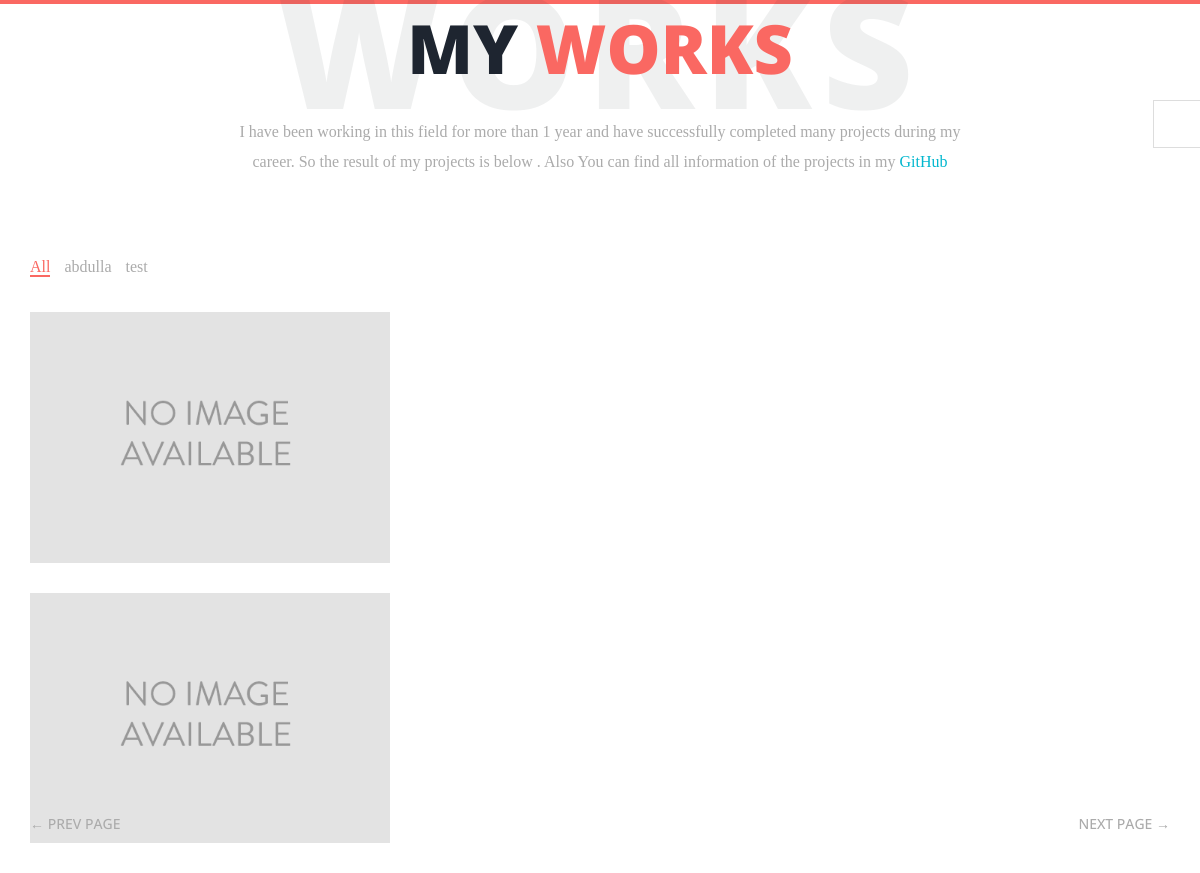
Page /works/ on the earlier database version.
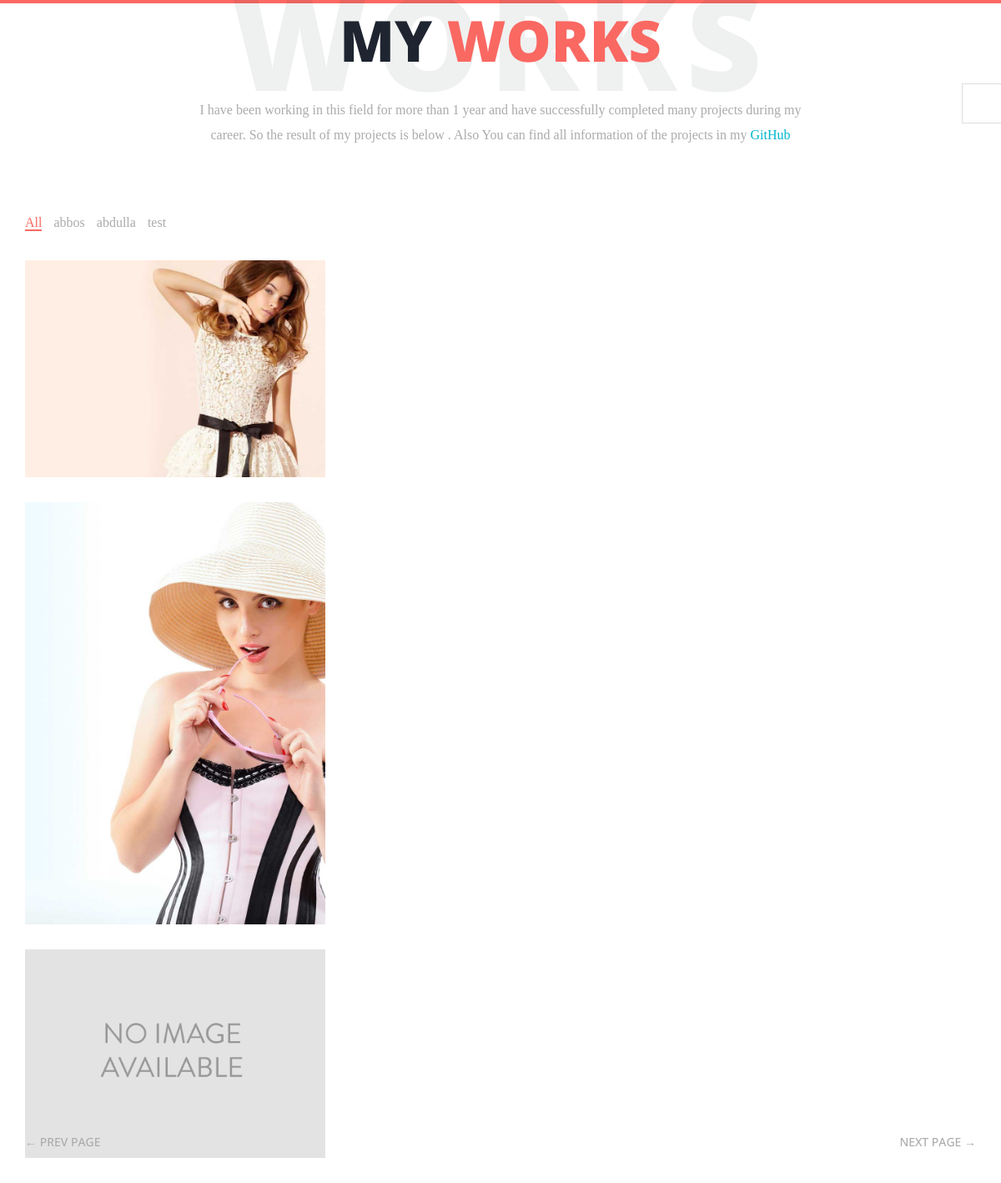
Same page on the later database version.
### portfolio/models.py (models this page shows, shortened)
class Category(models.Model):
    name = models.CharField(max_length=200)
    slug = models.CharField(max_length=200)
    created = models.DateTimeField(auto_now_add=True)
    updated = models.DateTimeField(auto_now=True)
    class Meta:
        ordering = ['-created']

class Work(models.Model):
    name = models.CharField(max_length=200)
    url = models.URLField(max_length=200)
    category = models.ForeignKey(Category, on_delete=models.CASCADE)
    image = models.ImageField(upload_to='work/%Y/%m/%d')
    description = models.TextField()
    created = models.DateTimeField(auto_now_add=True)
    updated = models.DateTimeField(auto_now=True)
    class Meta:
        ordering = ['-created']

### portfolio/views.py (the view)
# urls.py: path('works/', works, name='works'),
def works(request):
    categories = Category.objects.all()
    works = Work.objects.all()
    return render(request,
                  'works.html',
                  {'categories': categories,
                   'works': works})

### portfolio/templates/works.html (shortened to what this page needs)
{% extends 'base.html' %}
{% load static %}
{% block root %}
<main class="site-wrapper">
  <div class="pt-table">
    <div class="pt-tablecell page-works relative">
      <div class="container">
        <div class="row">
          <div class="col-xs-12 col-md-offset-1 col-md-10 col-lg-offset-2 col-lg-8">
            <div class="page-title text-center">
              <h2>My <span class="primary">works</span> <span class="title-bg">works</span></h2>
              <p>I have been working in this field for more than 1 year and have successfully completed many projects during my career. So the result of my projects is below . Also You can find all information of the projects in my
                  <a style='color: #02b7ce' href="https://github.com/abbos-rasulov">GitHub</a></p>
            </div>
          </div>
        </div>
        <div class="row">
          <div class="col-xs-12">
            <ul class="filter list-inline">
              <li><a href="#" class="active" data-filter="*">All</a></li>
                {% for category in categories %}
              <li><a href="#" data-filter=".{{ category.id }}">{{ category.name }}</a></li>
                {% endfor %}
            </ul>
          </div>
        </div>
          {% for work in works %}
        <div class="row isotope-gutter">
          <div class="col-xs-12 col-sm-6 col-md-4 {{ work.category.id }}">
            <figure class="works-item">
              <img src="{{ work.image.url }}" alt="Image">
            </figure>
          </div>
        </div>
                  {% endfor %}
      </div>
      <nav class="page-nav clear">
  <div class="container">
    <div class="flex flex-middle space-between">
      <span class="prev-page"><a href="{% url 'resume' %}" class="link">&larr; Prev Page</a></span>
      <span class="next-page"><a href="{% url 'team' %}" class="link">Next Page &rarr;</a></span>
    </div>
  </div>
</nav>
    </div>
  </div>
</main>
{% endblock %}

### portfolio/templates/base.html (shortened to what this page needs)
<!DOCTYPE html>
<html lang="zxx">
<head>
  <link rel="stylesheet" href="../../static/plugins/bootstrap/bootstrap.min.css">
  <link rel="stylesheet" href="../../static/plugins/animate.css">
  <link rel="stylesheet" href="../../static/plugins/slick/slick.css">
  <link rel="stylesheet" href="../../static/plugins/slick/slick-theme.css">
  <link rel="stylesheet" href="../../static/plugins/themefisher-fonts/css/themefisher-fonts.min.css">
  <link rel="stylesheet" href="../../static/css/style.css">
  <link rel="stylesheet" href="#" id="color-changer">
</head>
<body>
  <div class="preview-wrapper">
    <div class="switcher-head">
      <div class="switcher-trigger tf-tools"></div>
    </div>
  </div>
{% block root %}
{% endblock %}
</body>
</html>

### static/css/style.css (style rules this page uses)
body { font-family: "Libre Baskerville", serif; font-weight: 400; font-size: 16px; line-height: 30px; color: #ababab; }
a { color: inherit; transition: all 0.3s ease 0s; }
h1, h2, h3, h4, h5, h6 { color: #1e2530; font-family: "Open Sans", sans-serif; margin: 0; line-height: 1.3; }
p { margin-bottom: 20px; }
p:last-child { margin-bottom: 0; }
.clear:before, .clear:after { content: " "; display: table; }
.clear:after { clear: both; }
.pt-table { display: table; width: 100%; height: calc(100vh - 4px); }
.pt-tablecell { display: table-cell; vertical-align: middle; }
.relative { position: relative; }
.primary, .link:hover { color: #fa6862; }
.flex { display: -moz-flex; display: flex; }
.flex-middle { -moz-align-items: center; align-items: center; }
.space-between { -moz-justify-content: space-between; justify-content: space-between; }
.site-wrapper { border-top: 4px solid #fa6862; }
.page-title { margin-bottom: 75px; }
.page-title h2 { font-size: 68px; margin-bottom: 25px; position: relative; z-index: 0; font-weight: 900; text-transform: uppercase; }
.page-title p { font-size: 16px; }
.page-title .title-bg { color: rgba(30, 37, 48, 0.07); font-size: 158px; left: 0; letter-spacing: 10px; line-height: 0.7; position: absolute; right: 0; top: 50%; z-index: -1; transform: translateY(-50%); }
.page-nav { bottom: 40px; left: 0; position: absolute; right: 0; }
.page-nav span { font-family: "Open Sans", sans-serif; font-size: 14px; font-weight: 500; line-height: 1.3; text-transform: uppercase; }
.filter { margin-bottom: 30px; }
.filter a { border-bottom: 2px solid transparent; }
.filter .active { color: #fa6862; border-bottom-color: #fa6862; }
.works-item { font-family: "Open Sans", sans-serif; margin-bottom: 30px; position: relative; }
.works-item img { width: 100%; }
.preview-wrapper { background-color: #fff; border: 1px solid #ddd; border-right: 0; color: #333; height: 150px; right: 0px; position: fixed; top: 100px; width: 260px; z-index: 1200; transition: all 0.4s ease-in-out 0s; transform: translateX(100%); }
.switcher-head { color: #333; font-size: 18px; font-weight: 600; height: 46px; line-height: 46px; position: relative; }
.switcher-trigger { background-color: #fff; border: 1px solid #ddd; border-right: 0; cursor: pointer; font-size: 20px; height: 48px; left: -48px; line-height: 46px; position: absolute; text-align: center; top: -1px; width: 48px; }

Differences in the rows shown:
added Category: name "abbos"
added Work: image (picture)
changed Work (number 2 of 3 on the later page): image: picture added in place of a placeholder
